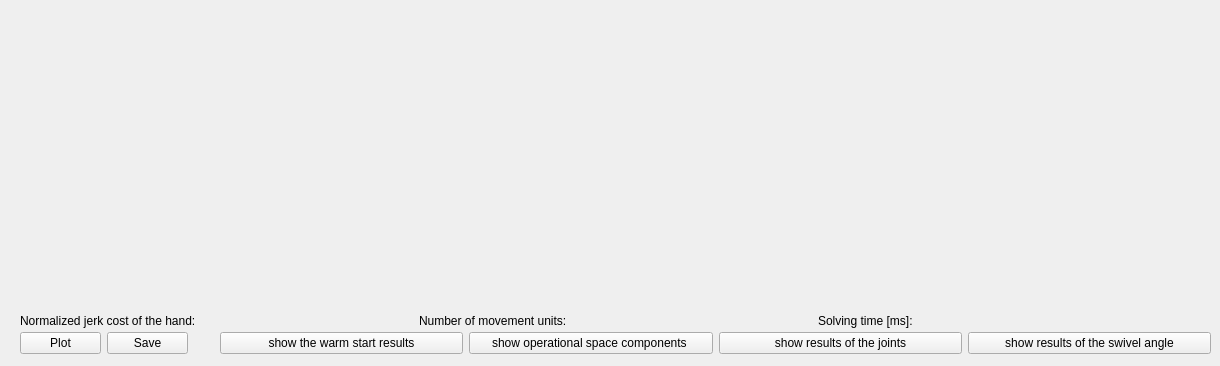
          <widget class="QWidget" name="tab_mov_single">
           <attribute name="title">
            <string>Single-arm</string>
           </attribute>
           <widget class="QWidget" name="layoutWidget">
            <property name="geometry">
             <rect>
              <x>20</x>
              <y>10</y>
              <width>1191</width>
              <height>291</height>
             </rect>
            </property>
            <layout class="QHBoxLayout" name="horizontalLayout_11">
             <item>
              <widget class="QWidget" name="plot_hand_pos_mov" native="true"/>
             </item>
             <item>
              <widget class="QCustomPlot" name="plot_hand_vel_mov" native="true"/>
             </item>
            </layout>
           </widget>
           <widget class="QWidget" name="layoutWidget">
            <property name="geometry">
             <rect>
              <x>20</x>
              <y>310</y>
              <width>1191</width>
              <height>21</height>
             </rect>
            </property>
            <layout class="QHBoxLayout" name="horizontalLayout_2">
             <item>
              <layout class="QHBoxLayout" name="horizontalLayout_3">
               <item>
                <widget class="QLabel" name="label_cost_hand">
                 <property name="text">
                  <string>Normalized jerk cost of the hand: </string>
                 </property>
                </widget>
               </item>
               <item>
                <widget class="QLabel" name="label_cost_hand_value">
                 <property name="text">
                  <string/>
                 </property>
                </widget>
               </item>
              </layout>
             </item>
             <item>
              <layout class="QHBoxLayout" name="horizontalLayout_5">
               <item>
                <widget class="QLabel" name="label_nmu_hand">
                 <property name="text">
                  <string>Number of movement units: </string>
                 </property>
                </widget>
               </item>
               <item>
                <widget class="QLabel" name="label_nmu">
                 <property name="text">
                  <string/>
                 </property>
                </widget>
               </item>
              </layout>
             </item>
             <item>
              <layout class="QHBoxLayout" name="horizontalLayout_4">
               <item>
                <widget class="QLabel" name="label_cost_hand_2">
                 <property name="text">
                  <string>Solving time [ms]:</string>
                 </property>
                </widget>
               </item>
               <item>
                <widget class="QLabel" name="label_solving_time">
                 <property name="text">
                  <string/>
                 </property>
                </widget>
               </item>
              </layout>
             </item>
            </layout>
           </widget>
           <widget class="QWidget" name="layoutWidget">
            <property name="geometry">
             <rect>
              <x>20</x>
              <y>330</y>
              <width>168</width>
              <height>27</height>
             </rect>
            </property>
            <layout class="QHBoxLayout" name="horizontalLayout_24">
             <item>
              <widget class="QPushButton" name="pushButton_plot_mov">
               <property name="text">
                <string>Plot</string>
               </property>
              </widget>
             </item>
             <item>
              <widget class="QPushButton" name="pushButton_save_res_mov">
               <property name="text">
                <string>Save</string>
               </property>
              </widget>
             </item>
            </layout>
           </widget>
           <widget class="QWidget" name="layoutWidget">
            <property name="geometry">
             <rect>
              <x>220</x>
              <y>330</y>
              <width>991</width>
              <height>27</height>
             </rect>
            </property>
            <layout class="QHBoxLayout" name="horizontalLayout_17">
             <item>
              <widget class="QPushButton" name="pushButton_warm_start_res">
               <property name="text">
                <string>show the warm start results</string>
               </property>
              </widget>
             </item>
             <item>
              <widget class="QPushButton" name="pushButton_comp_vel_mov">
               <property name="text">
                <string>show operational space components </string>
               </property>
              </widget>
             </item>
             <item>
              <widget class="QPushButton" name="pushButton_joints_results_mov">
               <property name="text">
                <string>show results of the joints</string>
               </property>
              </widget>
             </item>
             <item>
              <widget class="QPushButton" name="pushButton_alpha_results_mov">
               <property name="text">
                <string>show results of the swivel angle</string>
               </property>
              </widget>
             </item>
            </layout>
           </widget>
          </widget>
